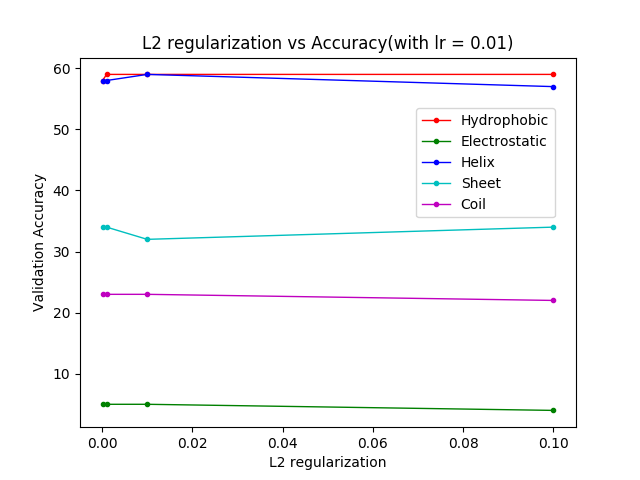

Here is the Python script that generated this plot:
import numpy as np
import matplotlib.pyplot as plt

x = np.array([0.0001,0.001,0.01,0.1])

h_acc = np.array([58,59,59,59])
e_acc = np.array([5,5,5,4])
hx_acc = np.array([58,58,59,57])
s_acc = np.array([34,34,32,34])
c_acc = np.array([23,23,23,22])

fig = plt.figure()
ax = fig.add_subplot(111)
ax.set_title('L2 regularization vs Accuracy(with lr = 0.01)')

ax.set_xlabel('L2 regularization')
ax.set_ylabel('Validation Accuracy')
ax.plot(x, h_acc, c='r', label='Hydrophobic', marker = '.',linewidth=1.0)
ax.plot(x, e_acc, c='g', label='Electrostatic', marker = '.', linewidth=1.0)
ax.plot(x, hx_acc, c='b', label='Helix',marker = '.', linewidth=1.0)
ax.plot(x, s_acc, c='c', label='Sheet',marker = '.',linewidth=1.0)
ax.plot(x, c_acc, c='m', label='Coil',marker = '.',linewidth=1.0)
plt.legend(bbox_to_anchor=(0.65,0.9),loc=2, borderaxespad=1.)
plt.show()
